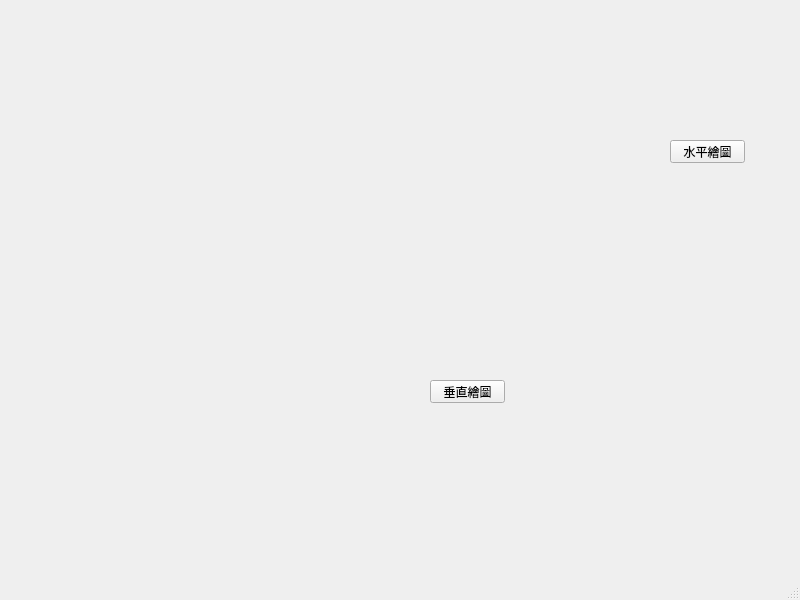
<?xml version="1.0" encoding="UTF-8"?>
<ui version="4.0">
 <class>MainWindow</class>
 <widget class="QMainWindow" name="MainWindow">
  <property name="geometry">
   <rect>
    <x>0</x>
    <y>0</y>
    <width>800</width>
    <height>600</height>
   </rect>
  </property>
  <property name="windowTitle">
   <string>MainWindow</string>
  </property>
  <widget class="QWidget" name="centralwidget">
   <widget class="QPushButton" name="pushButton">
    <property name="geometry">
     <rect>
      <x>670</x>
      <y>140</y>
      <width>75</width>
      <height>23</height>
     </rect>
    </property>
    <property name="text">
     <string>水平繪圖</string>
    </property>
   </widget>
   <widget class="GraphicsLayoutWidget" name="pyqtgraph1" native="true">
    <property name="geometry">
     <rect>
      <x>10</x>
      <y>10</y>
      <width>601</width>
      <height>201</height>
     </rect>
    </property>
   </widget>
   <widget class="GraphicsLayoutWidget" name="pyqtgraph2" native="true">
    <property name="geometry">
     <rect>
      <x>10</x>
      <y>220</y>
      <width>381</width>
      <height>351</height>
     </rect>
    </property>
   </widget>
   <widget class="QPushButton" name="pushButton_2">
    <property name="geometry">
     <rect>
      <x>430</x>
      <y>380</y>
      <width>75</width>
      <height>23</height>
     </rect>
    </property>
    <property name="text">
     <string>垂直繪圖</string>
    </property>
   </widget>
  </widget>
  <widget class="QMenuBar" name="menubar">
   <property name="geometry">
    <rect>
     <x>0</x>
     <y>0</y>
     <width>800</width>
     <height>23</height>
    </rect>
   </property>
  </widget>
  <widget class="QStatusBar" name="statusbar"/>
 </widget>
 <customwidgets>
  <customwidget>
   <class>GraphicsLayoutWidget</class>
   <extends>QWidget</extends>
   <header>pyqtgraph</header>
   <container>1</container>
  </customwidget>
 </customwidgets>
 <resources/>
 <connections/>
</ui>
